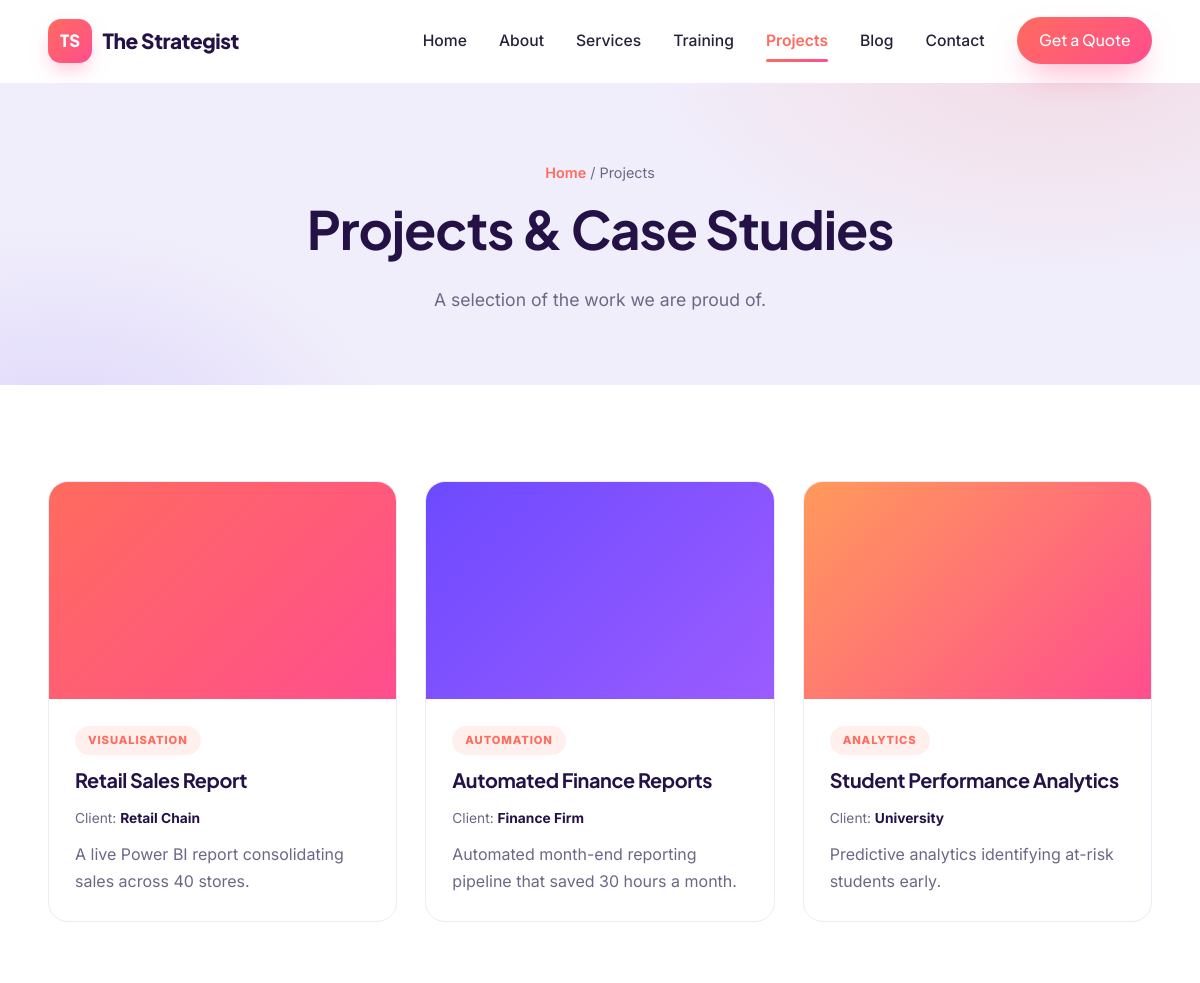
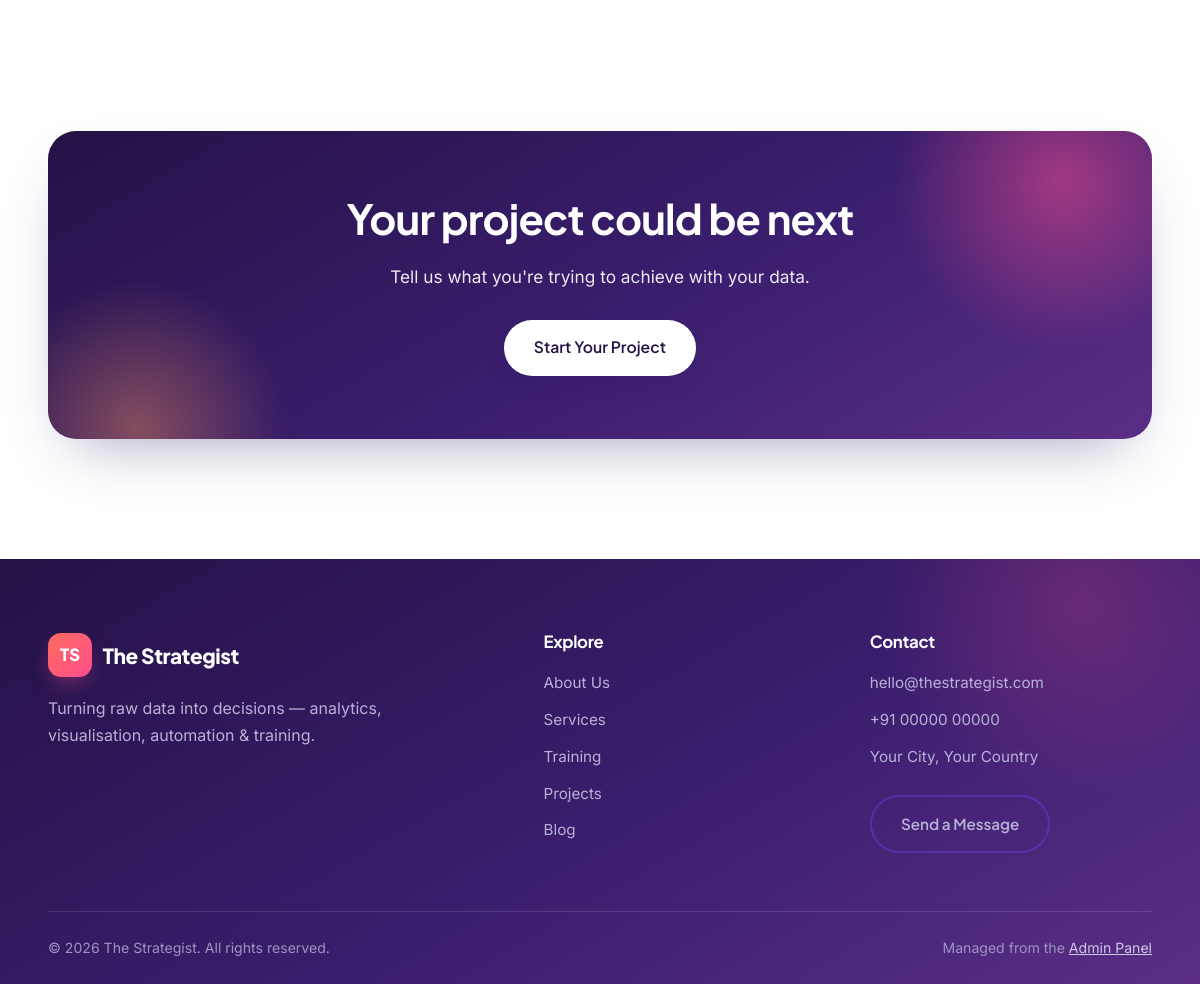
The app's page /projects.php with its own data (2 pictures, top to bottom).
### tables this page shows
CREATE TABLE IF NOT EXISTS `content_blocks` (
  `id`        INT AUTO_INCREMENT PRIMARY KEY,
  `page`      VARCHAR(60)  NOT NULL,
  `block_key` VARCHAR(80)  NOT NULL,
  `label`     VARCHAR(160) NOT NULL,
  `type`      VARCHAR(20)  NOT NULL DEFAULT 'text',   
  `value`     MEDIUMTEXT,
  `sort`      INT NOT NULL DEFAULT 0,
  UNIQUE KEY `page_key` (`page`,`block_key`)
);

CREATE TABLE IF NOT EXISTS `projects` (
  `id`          INT AUTO_INCREMENT PRIMARY KEY,
  `title`       VARCHAR(180) NOT NULL,
  `category`    VARCHAR(80)  DEFAULT 'Analytics',
  `client`      VARCHAR(120) DEFAULT '',
  `description` TEXT,
  `image_url`   TEXT,
  `link`        TEXT,
  `featured`    TINYINT(1) NOT NULL DEFAULT 0,
  `sort`        INT NOT NULL DEFAULT 0,
  `active`      TINYINT(1) NOT NULL DEFAULT 1,
  `created_at`  DATETIME NOT NULL DEFAULT CURRENT_TIMESTAMP
);

### config/db.php (called while the page is built, shortened)
<?php
function db() {
    static $pdo = null;
    if ($pdo === null) {
        $dsn = 'mysql:host=' . DB_HOST . ';dbname=' . DB_NAME . ';charset=utf8mb4';
        try {
            $pdo = new PDO($dsn, DB_USER, DB_PASS, [
                PDO::ATTR_ERRMODE            => PDO::ERRMODE_EXCEPTION,
                PDO::ATTR_DEFAULT_FETCH_MODE => PDO::FETCH_ASSOC,
                PDO::ATTR_EMULATE_PREPARES   => false,
            ]);
        } catch (PDOException $e) {
            if (DEBUG) {
                die('Database connection failed: ' . htmlspecialchars($e->getMessage())
                    . '<br><br>Edit <code>config/config.php</code> with your database details, '
                    . 'and make sure you have imported <code>config/schema.sql</code>.');
            }
            die('The site is temporarily unavailable. Please try again later.');
        }
    }
    return $pdo;
}
function q($sql, $params = []) {
    $st = db()->prepare($sql);
    $st->execute($params);
    return $st;
}
function fetchAll($sql, $params = []) { return q($sql, $params)->fetchAll(); }

### projects.php (the view, shortened to what this page needs)
<?php
require_once __DIR__ . '/includes/functions.php';
$projects = fetchAll('SELECT * FROM projects WHERE active=1 ORDER BY featured DESC, sort, id');
include __DIR__ . '/includes/header.php';
?>
<section class="page-hero">
  <div class="container">
    <div class="breadcrumb"><a href="<?= e(url('index.php')) ?>">Home</a> / Projects</div>
    <h1><?= e(block('projects','title','Projects & Case Studies')) ?></h1>
    <p><?= e(block('projects','subtitle')) ?></p>
  </div>
</section>
<section>
  <div class="container">
    <?php if ($projects): ?>
    <div class="grid-3">
      <?php foreach ($projects as $p): $pi = resolve_image($p['image_url']); ?>
      <div class="media-card">
        <div class="thumb <?= $pi ? '' : 'placeholder' ?>">
          <?php if ($pi): ?><img src="<?= e($pi) ?>" alt="<?= e($p['title']) ?>">
          <?php else: ?><?= service_icon('chart') ?><?php endif; ?>
        </div>
        <div class="body">
          <span class="tag"><?= e($p['category']) ?></span>
          <h3><?= e($p['title']) ?></h3>
          <?php if ($p['client']): ?><div class="meta"><span>Client: <b><?= e($p['client']) ?></b></span></div><?php endif; ?>
          <p style="margin-top:10px"><?= e($p['description']) ?></p>
        </div>
      </div>
      <?php endforeach; ?>
    </div>
    <?php else: ?><div class="empty">No projects yet. Add them from the admin panel.</div><?php endif; ?>
  </div>
</section>
<section style="background:var(--bg-soft)">
  <div class="container"><div class="cta-band"><h2>Your project could be next</h2><p>Tell us what you're trying to achieve with your data.</p><a href="<?= e(url('contact.php')) ?>" class="btn btn-light">Start Your Project</a></div></div>
</section>
<?php include __DIR__ . '/includes/footer.php'; ?>

### includes/functions.php (shortened to what this page needs)
<?php
require_once __DIR__ . '/../config/db.php';
function e($v) { return htmlspecialchars((string)$v, ENT_QUOTES, 'UTF-8'); }
function base_url() {
    $https  = (!empty($_SERVER['HTTPS']) && $_SERVER['HTTPS'] !== 'off');
    $scheme = $https ? 'https' : 'http';
    $host   = $_SERVER['HTTP_HOST'] ?? 'localhost';
    $dir = str_replace('\\', '/', dirname($_SERVER['SCRIPT_NAME'] ?? '/'));
    $dir = rtrim($dir, '/');
    return $scheme . '://' . $host . $dir;
}
function url($path = '') { return base_url() . '/' . ltrim($path, '/'); }
function all_settings() {
    static $cache = null;
    if ($cache === null) {
        $cache = [];
        foreach (fetchAll('SELECT skey, svalue FROM settings') as $r) {
            $cache[$r['skey']] = $r['svalue'];
        }
    }
    return $cache;
}
function setting($key, $default = '') {
    $s = all_settings();
    return array_key_exists($key, $s) && $s[$key] !== null && $s[$key] !== '' ? $s[$key] : $default;
}
function content_map($page) {
    static $cache = [];
    if (!isset($cache[$page])) {
        $cache[$page] = [];
        foreach (fetchAll('SELECT block_key, value, type FROM content_blocks WHERE page = ?', [$page]) as $r) {
            $cache[$page][$r['block_key']] = $r;
        }
    }
    return $cache[$page];
}
function block($page, $key, $default = '') {
    $m = content_map($page);
    if (isset($m[$key]) && $m[$key]['value'] !== null && $m[$key]['value'] !== '') return $m[$key]['value'];
    return $default;
}
function resolve_image($url, $fallback = '') {
    $url = trim((string)$url);
    if ($url === '') return $fallback;
    return $url;
}
function service_icon($key) {
    $c = 'currentColor';
    $icons = [
      'analytics' => '<path d="M4 20V10M10 20V4M16 20v-7M22 20H2"/>',
      'chart'     => '<path d="M3 3v18h18"/><rect x="7" y="10" width="3" height="7"/><rect x="12" y="6" width="3" height="11"/><rect x="17" y="13" width="3" height="4"/>',
      'automation'=> '<circle cx="12" cy="12" r="3"/><path d="M12 2v3M12 19v3M2 12h3M19 12h3M5 5l2 2M17 17l2 2M19 5l-2 2M7 17l-2 2"/>',
      'project'   => '<path d="M3 7h18v13H3z"/><path d="M8 7V4h8v3"/>',
      'data'      => '<ellipse cx="12" cy="5" rx="8" ry="3"/><path d="M4 5v6c0 1.7 3.6 3 8 3s8-1.3 8-3V5M4 11v6c0 1.7 3.6 3 8 3s8-1.3 8-3v-6"/>',
      'gear'      => '<circle cx="12" cy="12" r="3"/><path d="M19 12a7 7 0 0 0-.1-1l2-1.6-2-3.4-2.4 1a7 7 0 0 0-1.7-1L14.5 2h-4l-.3 2.5a7 7 0 0 0-1.7 1l-2.4-1-2 3.4L4.1 11a7 7 0 0 0 0 2l-2 1.6 2 3.4 2.4-1a7 7 0 0 0 1.7 1l.3 2.5h4l.3-2.5a7 7 0 0 0 1.7-1l2.4 1 2-3.4-2-1.6a7 7 0 0 0 .1-1z"/>',
    ];
    $p = $icons[$key] ?? $icons['chart'];
    return '<svg viewBox="0 0 24 24" fill="none" stroke="' . $c . '" stroke-width="1.8" '
         . 'stroke-linecap="round" stroke-linejoin="round" width="34" height="34">' . $p . '</svg>';
}

### assets/css/style.css (style rules this page uses)
*,*::before,*::after { box-sizing:border-box }
:root { --primary:#6D4AFF; --secondary:#FF6B5E; --accent:#FF4E8E; --dark:#241246; --grad-brand:linear-gradient(135deg,var(--primary),var(--secondary)); --grad-cta:linear-gradient(135deg,var(--secondary),var(--accent)); --grad-warm:linear-gradient(135deg,#FF9A5A,var(--accent)); --grad-cool:linear-gradient(135deg,var(--primary),#9B5CFF); --grad-hero:linear-gradient(150deg,var(--dark) 0%,#3A1E6E 55%,#5A2E86 100%); --ink:#26203a; --muted:#6c6785; --line:#ecebf6; --bg:#ffffff; --lav:#f1eefb; --lav-2:#f7f5fe; --radius:20px; --radius-sm:14px; --shadow:0 26px 60px -28px rgba(45,20,90,.45); --shadow-sm:0 12px 30px -16px rgba(45,20,90,.30); --ring:0 0 0 1px rgba(109,74,255,.12); }
html { scroll-behavior:smooth }
body { margin:0;font-family:'Inter',system-ui,sans-serif;color:var(--ink);background:var(--bg); line-height:1.7;-webkit-font-smoothing:antialiased;text-rendering:optimizeLegibility }
h1,h2,h3,h4 { font-family:'Plus Jakarta Sans',sans-serif;color:var(--dark);line-height:1.12; margin:0 0 .5em;letter-spacing:-.02em }
a { color:inherit;text-decoration:none }
.container { width:min(1200px,92%);margin-inline:auto }
section { padding:96px 0 }
.btn { display:inline-flex;align-items:center;gap:.55em;padding:.92em 1.9em;border-radius:999px; font-weight:600;font-family:'Plus Jakarta Sans',sans-serif;cursor:pointer;border:0;font-size:.98rem; transition:transform .25s cubic-bezier(.2,.8,.2,1),box-shadow .25s,filter .25s;will-change:transform }
.btn-light { background:#fff;color:var(--dark);box-shadow:var(--shadow-sm) }
.grid-3 { display:grid;grid-template-columns:repeat(3,1fr);gap:28px }
.media-card { background:#fff;border:1px solid var(--line);border-radius:var(--radius);overflow:hidden; transition:transform .3s cubic-bezier(.2,.8,.2,1),box-shadow .3s;display:block }
.media-card .thumb { aspect-ratio:16/10;position:relative;overflow:hidden }
.media-card .thumb.placeholder { display:grid;place-items:center;color:#fff;background:var(--grad-cool) }
.media-card:nth-child(3n+1) .thumb.placeholder { background:var(--grad-cta) }
.media-card:nth-child(3n) .thumb.placeholder { background:var(--grad-warm) }
.media-card .body { padding:26px }
.tag { display:inline-block;font-size:.7rem;font-weight:800;letter-spacing:.08em;text-transform:uppercase; color:var(--secondary);background:rgba(255,107,94,.1);padding:5px 13px;border-radius:999px;margin-bottom:14px }
.media-card h3 { font-size:1.24rem;margin-bottom:8px }
.media-card p { color:var(--muted);margin:0 }
.meta { display:flex;flex-wrap:wrap;gap:16px;margin-top:16px;color:var(--muted);font-size:.86rem }
.meta b { color:var(--dark) }
.cta-band { background:var(--grad-hero);border-radius:28px;padding:64px;color:#fff;text-align:center; box-shadow:var(--shadow);position:relative;overflow:hidden }
.cta-band::before { content:"";position:absolute;width:340px;height:340px;border-radius:50%; background:radial-gradient(circle,rgba(255,78,142,.5),transparent 70%);top:-120px;right:-80px }
.cta-band::after { content:"";position:absolute;width:300px;height:300px;border-radius:50%; background:radial-gradient(circle,rgba(255,154,90,.4),transparent 70%);bottom:-140px;left:-60px }
.cta-band > * { position:relative;z-index:1 }
.cta-band h2 { color:#fff;font-size:clamp(1.8rem,3.5vw,2.6rem) }
.cta-band p { opacity:.9;max-width:580px;margin:0 auto 28px;font-size:1.08rem }
.page-hero { position:relative;overflow:hidden;padding:78px 0 70px;text-align:center;background:var(--lav);isolation:isolate }
.page-hero::before { content:"";position:absolute;inset:0;z-index:-1; background:radial-gradient(700px 380px at 88% -10%,rgba(255,107,94,.14),transparent 60%), radial-gradient(600px 400px at 5% 120%,rgba(109,74,255,.14),transparent 55%),var(--lav) }
.page-hero h1 { font-size:clamp(2.2rem,4.8vw,3.3rem) }
.page-hero p { color:var(--muted);max-width:640px;margin:.5em auto 0;font-size:1.1rem }
.breadcrumb { color:var(--muted);font-size:.9rem;margin-bottom:14px }
.breadcrumb a { color:var(--secondary);font-weight:600 }

### records on screen
content_blocks: value "A selection of the work we are proud of."
projects: category "VISUALISATION", title "Retail Sales Report", client "Retail Chain", description "A live Power BI report consolidating sales across 40 stores."
projects: category "AUTOMATION", title "Automated Finance Reports", client "Finance Firm", description "Automated month-end reporting pipeline that saved 30 hours a month."
projects: category "ANALYTICS", title "Student Performance Analytics", client "University", description "Predictive analytics identifying at-risk students early."

### other values on screen
setting('site_name') "The Strategist"
$label "Home"
$label "About"
$label "Services"
$label "Training"
$label "Projects"
$label "Blog"
$label "Contact"
block('projects','title','Projects & Case Studies') "Projects & Case Studies"
setting('footer_text') "Turning raw data into decisions — analytics, visualisation, automation & training."
$em "hello@thestrategist.com"
$ph "+91 00000 00000"
$ad "Your City, Your Country"
